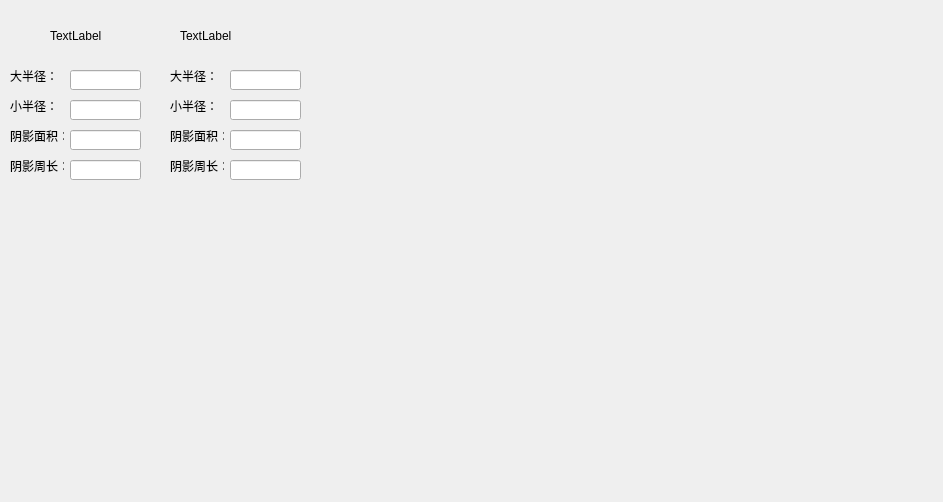
<?xml version="1.0" encoding="UTF-8"?>
<ui version="4.0">
 <class>Page_circle</class>
 <widget class="QWidget" name="Page_circle">
  <property name="geometry">
   <rect>
    <x>0</x>
    <y>0</y>
    <width>943</width>
    <height>502</height>
   </rect>
  </property>
  <property name="windowTitle">
   <string>Form</string>
  </property>
  <widget class="QLabel" name="label_23">
   <property name="geometry">
    <rect>
     <x>170</x>
     <y>70</y>
     <width>54</width>
     <height>12</height>
    </rect>
   </property>
   <property name="text">
    <string>大半径：</string>
   </property>
  </widget>
  <widget class="QLineEdit" name="circle_lineE_5">
   <property name="geometry">
    <rect>
     <x>230</x>
     <y>70</y>
     <width>71</width>
     <height>20</height>
    </rect>
   </property>
  </widget>
  <widget class="QLabel" name="label_25">
   <property name="geometry">
    <rect>
     <x>170</x>
     <y>160</y>
     <width>54</width>
     <height>12</height>
    </rect>
   </property>
   <property name="text">
    <string>阴影周长：</string>
   </property>
  </widget>
  <widget class="QLabel" name="label_20">
   <property name="geometry">
    <rect>
     <x>10</x>
     <y>130</y>
     <width>54</width>
     <height>12</height>
    </rect>
   </property>
   <property name="text">
    <string>阴影面积：</string>
   </property>
  </widget>
  <widget class="QLabel" name="label_24">
   <property name="geometry">
    <rect>
     <x>170</x>
     <y>130</y>
     <width>54</width>
     <height>12</height>
    </rect>
   </property>
   <property name="text">
    <string>阴影面积：</string>
   </property>
  </widget>
  <widget class="QLineEdit" name="circle_lineE_2">
   <property name="geometry">
    <rect>
     <x>70</x>
     <y>100</y>
     <width>71</width>
     <height>20</height>
    </rect>
   </property>
  </widget>
  <widget class="QLineEdit" name="circle_lineE_7">
   <property name="geometry">
    <rect>
     <x>230</x>
     <y>130</y>
     <width>71</width>
     <height>20</height>
    </rect>
   </property>
  </widget>
  <widget class="QLineEdit" name="circle_lineE_4">
   <property name="geometry">
    <rect>
     <x>70</x>
     <y>160</y>
     <width>71</width>
     <height>20</height>
    </rect>
   </property>
  </widget>
  <widget class="QLabel" name="label_19">
   <property name="geometry">
    <rect>
     <x>10</x>
     <y>100</y>
     <width>54</width>
     <height>12</height>
    </rect>
   </property>
   <property name="text">
    <string>小半径：</string>
   </property>
  </widget>
  <widget class="QLabel" name="label_18">
   <property name="geometry">
    <rect>
     <x>10</x>
     <y>70</y>
     <width>54</width>
     <height>12</height>
    </rect>
   </property>
   <property name="text">
    <string>大半径：</string>
   </property>
  </widget>
  <widget class="QLineEdit" name="circle_lineE_8">
   <property name="geometry">
    <rect>
     <x>230</x>
     <y>160</y>
     <width>71</width>
     <height>20</height>
    </rect>
   </property>
  </widget>
  <widget class="QLabel" name="circle_image_2">
   <property name="geometry">
    <rect>
     <x>180</x>
     <y>10</y>
     <width>61</width>
     <height>51</height>
    </rect>
   </property>
   <property name="text">
    <string>TextLabel</string>
   </property>
  </widget>
  <widget class="QLabel" name="label_21">
   <property name="geometry">
    <rect>
     <x>10</x>
     <y>160</y>
     <width>54</width>
     <height>12</height>
    </rect>
   </property>
   <property name="text">
    <string>阴影周长：</string>
   </property>
  </widget>
  <widget class="QLineEdit" name="circle_lineE_3">
   <property name="geometry">
    <rect>
     <x>70</x>
     <y>130</y>
     <width>71</width>
     <height>20</height>
    </rect>
   </property>
  </widget>
  <widget class="QLabel" name="label_22">
   <property name="geometry">
    <rect>
     <x>170</x>
     <y>100</y>
     <width>54</width>
     <height>12</height>
    </rect>
   </property>
   <property name="text">
    <string>小半径：</string>
   </property>
  </widget>
  <widget class="QLabel" name="circle_image_1">
   <property name="geometry">
    <rect>
     <x>50</x>
     <y>10</y>
     <width>54</width>
     <height>51</height>
    </rect>
   </property>
   <property name="text">
    <string>TextLabel</string>
   </property>
  </widget>
  <widget class="QLineEdit" name="circle_lineE_6">
   <property name="geometry">
    <rect>
     <x>230</x>
     <y>100</y>
     <width>71</width>
     <height>20</height>
    </rect>
   </property>
  </widget>
  <widget class="QLineEdit" name="circle_lineE_1">
   <property name="geometry">
    <rect>
     <x>70</x>
     <y>70</y>
     <width>71</width>
     <height>20</height>
    </rect>
   </property>
  </widget>
 </widget>
 <resources/>
 <connections/>
</ui>
